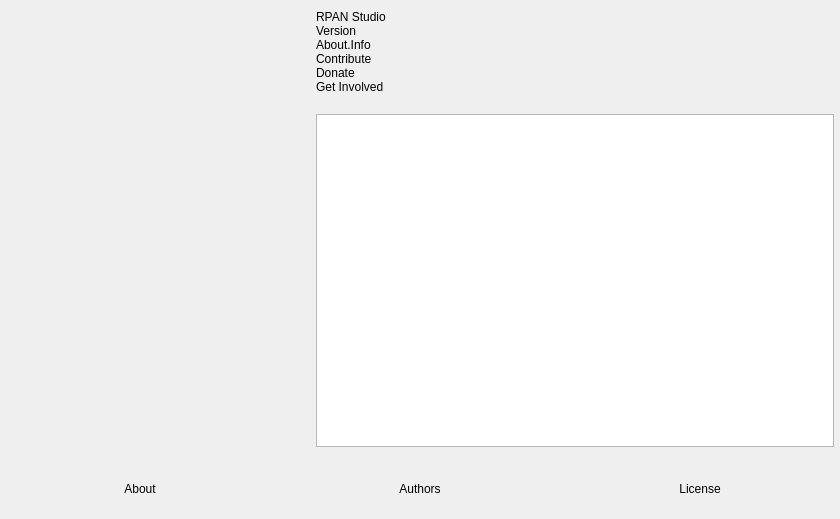
<?xml version="1.0" encoding="UTF-8"?>
<ui version="4.0">
 <class>OBSAbout</class>
 <widget class="QWidget" name="OBSAbout">
  <property name="geometry">
   <rect>
    <x>0</x>
    <y>0</y>
    <width>840</width>
    <height>519</height>
   </rect>
  </property>
  <property name="windowTitle">
   <string>About</string>
  </property>
  <layout class="QVBoxLayout" name="verticalLayout_2">
   <property name="leftMargin">
    <number>0</number>
   </property>
   <property name="topMargin">
    <number>0</number>
   </property>
   <property name="rightMargin">
    <number>0</number>
   </property>
   <property name="bottomMargin">
    <number>0</number>
   </property>
   <item>
    <layout class="QHBoxLayout" name="horizontalLayout_2">
     <property name="spacing">
      <number>30</number>
     </property>
     <property name="leftMargin">
      <number>30</number>
     </property>
     <property name="topMargin">
      <number>10</number>
     </property>
     <property name="rightMargin">
      <number>6</number>
     </property>
     <property name="bottomMargin">
      <number>6</number>
     </property>
     <item>
      <widget class="QLabel" name="icon">
       <property name="minimumSize">
        <size>
         <width>256</width>
         <height>256</height>
        </size>
       </property>
       <property name="maximumSize">
        <size>
         <width>256</width>
         <height>256</height>
        </size>
       </property>
       <property name="text">
        <string/>
       </property>
       <property name="pixmap">
        <pixmap>:res/images/rpan-studio.png</pixmap>
       </property>
       <property name="scaledContents">
        <bool>true</bool>
       </property>
      </widget>
     </item>
     <item>
      <layout class="QVBoxLayout" name="verticalLayout">
       <property name="spacing">
        <number>0</number>
       </property>
       <item>
        <widget class="QLabel" name="name">
         <property name="text">
          <string notr="true">RPAN Studio</string>
         </property>
        </widget>
       </item>
       <item>
        <widget class="QLabel" name="version">
         <property name="text">
          <string notr="true">Version</string>
         </property>
        </widget>
       </item>
       <item>
        <widget class="QLabel" name="info">
         <property name="text">
          <string>About.Info</string>
         </property>
         <property name="wordWrap">
          <bool>true</bool>
         </property>
        </widget>
       </item>
       <item>
        <widget class="QLabel" name="contribute">
         <property name="text">
          <string notr="true">Contribute</string>
         </property>
         <property name="wordWrap">
          <bool>true</bool>
         </property>
        </widget>
       </item>
       <item>
        <widget class="QLabel" name="donate">
         <property name="text">
          <string notr="true">Donate</string>
         </property>
        </widget>
       </item>
       <item>
        <widget class="QLabel" name="getInvolved">
         <property name="text">
          <string notr="true">Get Involved</string>
         </property>
        </widget>
       </item>
       <item>
        <spacer name="verticalSpacer">
         <property name="orientation">
          <enum>Qt::Vertical</enum>
         </property>
         <property name="sizeType">
          <enum>QSizePolicy::Fixed</enum>
         </property>
         <property name="sizeHint" stdset="0">
          <size>
           <width>20</width>
           <height>20</height>
          </size>
         </property>
        </spacer>
       </item>
       <item>
        <widget class="QTextBrowser" name="textBrowser">
         <property name="openExternalLinks">
          <bool>true</bool>
         </property>
        </widget>
       </item>
      </layout>
     </item>
    </layout>
   </item>
   <item>
    <widget class="QWidget" name="widget" native="true">
     <property name="minimumSize">
      <size>
       <width>0</width>
       <height>60</height>
      </size>
     </property>
     <layout class="QHBoxLayout" name="horizontalLayout">
      <property name="spacing">
       <number>0</number>
      </property>
      <property name="leftMargin">
       <number>0</number>
      </property>
      <property name="topMargin">
       <number>0</number>
      </property>
      <property name="rightMargin">
       <number>0</number>
      </property>
      <property name="bottomMargin">
       <number>0</number>
      </property>
      <item>
       <widget class="ClickableLabel" name="about">
        <property name="text">
         <string>About</string>
        </property>
        <property name="alignment">
         <set>Qt::AlignCenter</set>
        </property>
       </widget>
      </item>
      <item>
       <widget class="ClickableLabel" name="authors">
        <property name="text">
         <string>Authors</string>
        </property>
        <property name="alignment">
         <set>Qt::AlignCenter</set>
        </property>
       </widget>
      </item>
      <item>
       <widget class="ClickableLabel" name="license">
        <property name="text">
         <string>License</string>
        </property>
        <property name="alignment">
         <set>Qt::AlignCenter</set>
        </property>
       </widget>
      </item>
     </layout>
    </widget>
   </item>
  </layout>
 </widget>
 <customwidgets>
  <customwidget>
   <class>ClickableLabel</class>
   <extends>QLabel</extends>
   <header>clickable-label.hpp</header>
  </customwidget>
 </customwidgets>
 <resources/>
 <connections/>
</ui>
